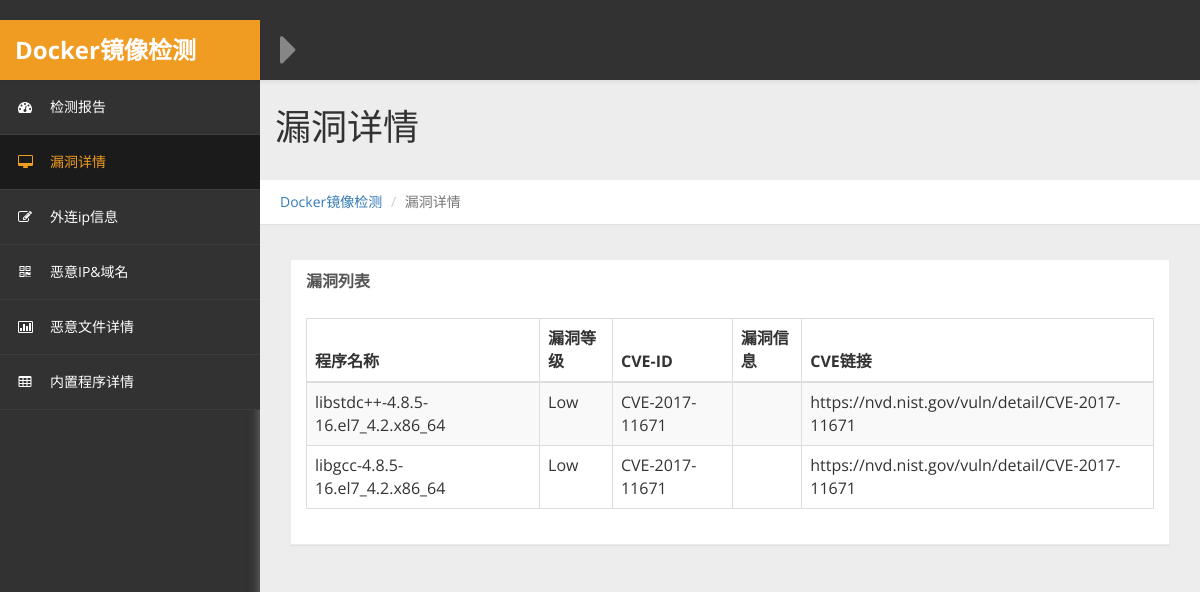
/CVEdetails, run on the app's committed database.
### tables this page shows
CREATE TABLE CVEdetail
        (
        ID INTEGER PRIMARY KEY   AUTOINCREMENT,
        md5 VARCHAR(500) ,
        proname VARCHAR(20),
        level VARCHAR(10),
        CVEID VARCHAR(20),
	info VARCHAR(500),
        link VARCHAR(100));

### web.py (the view)
@app.route('/CVEdetails',methods=['GET','POST'])
def runCVEdetails():
    info = getinfo()
    print info
    dbname,md5 = info[1],info[2]
    conn = sqlite3.connect(dbname)
    c = conn.cursor()
    sqlfind = "select * from CVEdetail where md5 = '%s'"%(md5)
    resfind = c.execute(sqlfind)
    CVEdtl = resfind.fetchall()
    return render_template('CVEdetails.html',CVEdetails=CVEdtl)

### web.py (called while the page is built)
def getinfo():
    searchsql = "select * from cache where id = 1"
    hc.execute(searchsql)
    info = hc.fetchall()
    hconn.commit()
    return info[0]

### templates/CVEdetails.html (shortened to what this page needs)
﻿{% extends "base.html" %}
{% block navside %}
<div id="page-wrapper" >
	  <div class="header">
		<h1 class="page-header">
		    漏洞详情
		</h1>
		<ol class="breadcrumb">
		    <li><a href="/">Docker镜像检测</a></li>
		    <li class="active">漏洞详情</li>
		</ol>
	  </div>
            <div id="page-inner">
            <div class="row">
                <div class="col-md-12">
                    <div class="panel panel-default">
                        <div class="panel-heading">
                             漏洞列表
                        </div>
                        <div class="panel-body">
                            <div class="table-responsive">
                                <table class="table table-striped table-bordered table-hover" id="dataTables-example">
                                    <thead>
                                        <tr>
                                            <th>程序名称</th>
                                            <th>漏洞等级</th>
                                            <th>CVE-ID</th>
                                            <th>漏洞信息</th>
                                            <th>CVE链接</th>
                                        </tr>
                                    </thead>
                                    <tbody>
					                    {% for i in CVEdetails %}
                                        <tr class="odd gradeX">
                                            <td>{{i[2]}}</td>
                                            <td>{{i[3]}}</td>
                                            <td>{{i[4]}}</td>
                                            <td>{{i[5]}}</td>
                                            <td>{{i[6]}}</td>
                                        </tr>
					                    {% endfor %}
                                    </tbody>
                                </table>
                            </div>
                        </div>
                    </div>
                </div>
            </div>
	</div>
</div>
{% endblock %}

### static/css/custom-styles.css (style rules this page uses)
body { font-family: 'Open Sans', sans-serif; background: #323232; }
#page-wrapper { padding: 15px 15px; min-height: 600px; background: #EDEDED; }
#page-inner { width:100%; margin:10px 20px 10px 0px; background-color:transparent; padding: 15px 30px; min-height:1200px; }
h1, .h1, h2, .h2, h3, .h3 { margin-top: 7px; margin-bottom: -5px; }
.panel { border-radius:0px; }
#page-wrapper { position: relative; top: 55px; box-shadow: 0 0 10px #757575; -moz-box-shadow: 0 0 10px #757575; -webkit-box-shadow: 0 0 10px #757575; }
.breadcrumb { padding: 12px 10px 12px 20px; margin-bottom: 20px; list-style: none; border-radius: 0; -webkit-box-shadow: 0 1px 1px rgba(0,0,0,.05); box-shadow: 0 1px 1px rgba(0,0,0,.05);background: #fff; }
.page-header { padding-bottom: 9px; margin: 0; border-bottom: 1px solid transparent; text-align: left;background-color: rgb(237, 237, 237);padding: 32px 22px 32px 15px;color: #323232; }
.panel-default { border-color: #ECECEC; }
.panel-default > .panel-heading { color: #555; border-color: #FFF; font-weight:bold;background: #FFFFFF; font-size: 16px; text-shadow: none; }
.panel-heading { border-bottom: 1px solid transparent; border-top-left-radius: 3px; border-top-right-radius: 3px; }
@media (min-width:768px) { #page-wrapper { margin: 0 0 0 260px; padding: 0; min-height: 1200px; } }

### data on the page
CVEdetail: proname "libstdc++-4.8.5-16.el7_4.2.x86_64", level "Low", CVEID "CVE-2017-11671", link "https://nvd.nist.gov/vuln/detail/CVE-2017-11671"
CVEdetail: proname "libgcc-4.8.5-16.el7_4.2.x86_64", level "Low", CVEID "CVE-2017-11671", link "https://nvd.nist.gov/vuln/detail/CVE-2017-11671"
